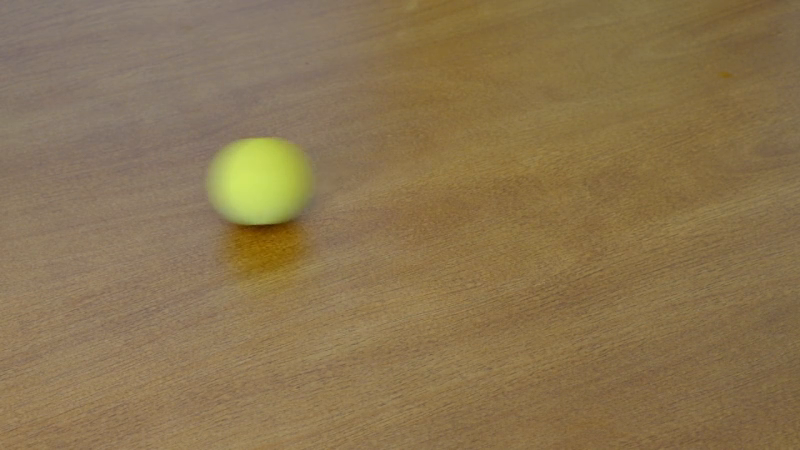
#> input picture frame 36 of lab01/sequencia1.mp4, 800 x 450 px, given in place of Chromakey.mp4, which was not available
$ python teste_atividade2.py
#> lines starting #> are read from the running program, lines starting #| are printed output that depends on the picture
import cv2
import numpy as np
from matplotlib import pyplot as plt
import matplotlib

matplotlib.rcParams['mathtext.fontset'] = 'stix'
matplotlib.rcParams['font.family'] = 'STIXGeneral'

# ----------------------------------------------------------
cap1 = cv2.VideoCapture('lab01/Chromakey.mp4')
cap2 = cv2.VideoCapture('lab01/Clouds.mp4')

n_linhas = int(cap1.get(cv2.CAP_PROP_FRAME_HEIGHT))
n_colunas  = int(cap1.get(cv2.CAP_PROP_FRAME_WIDTH))

# ----------------------------------------------------------
# Gera figura
fig = plt.figure()
ax1 = fig.add_subplot(1,3,1)
ax2 = fig.add_subplot(1,3,2)
# ax3 = fig.add_subplot(1,3,3, adjustable='box', aspect=0.9)

fig_width = 20
fig_height = 6
fig.set_size_inches((fig_width/2.54, fig_height/2.54))
fig.tight_layout()

# ----------------------------------------------------------
ret = True

# Seção de variáveis

ref_color = np.array([82, 156, 223]) # Cor de referência do chromakey no formato HSV
delta = np.array([3, 16, 23]) # A variação entorno da cor de referência que ainda vai ser considerada chromakey

while ret:

    # lê frame dos vídeos
    ret, I1 = cap1.read()
#> I1 is the input picture: shape (450, 800, 3); mean B, G, R 80, 116.3, 138.4
    _, I2 = cap2.read()

    if I1 is None:
        break

    # Algoritmo de detecção de objetos

    # Conversão da imagem original para HSV
    I_HSV = cv2.cvtColor(I1, cv2.COLOR_BGR2HSV)
#> I_HSV: shape (450, 800, 3); mean H, S, V 18, 107.8, 138.6

    # Criação de máscaras
    background_mask = cv2.inRange(I_HSV, ref_color - delta, ref_color + delta)
#> background_mask: shape (450, 800); every value is 0
    front_mask = cv2.bitwise_not(background_mask)
#> front_mask: shape (450, 800); every value is 255

    # Aplicação do vídeo de background na região de chromakey
    I_clouds = cv2.bitwise_and(I2, I2, mask=background_mask)
#> I_clouds: shape (450, 800, 3); every value is 0

    # Remoção da região de chromakey da imagem original
    I_front = cv2.bitwise_and(I1, I1, mask=front_mask)

    # Junção do background de nuvens junto com a imagem original
    I_final = I_front+I_clouds

    # atualiza plot
    ax1.clear()
    ax1.imshow(cv2.cvtColor(I1, cv2.COLOR_BGR2RGB))

    ax2.clear()
    ax2.imshow(background_mask, cmap='gray')
    # ax2.plot([n_colunas/2, n_colunas/2], [0, n_linhas-1], ':')

    '''ax3.clear()
    ax3.plot(np.arange(0, ref_linha.size), ref_linha)
    ax3.set_ylim([0, 260])
    ax3.set_xlim([0, ref_linha.size])
    ax3.set_title('Coluna central da\n imagem binária')'''
    plt.pause(0.001)
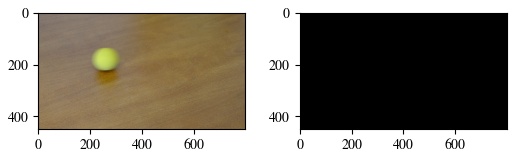
#> figure drawn by matplotlib, 2 panels

print('Processo finalizado!')
cv2.waitKey(0)

$ run again, starting later in the video
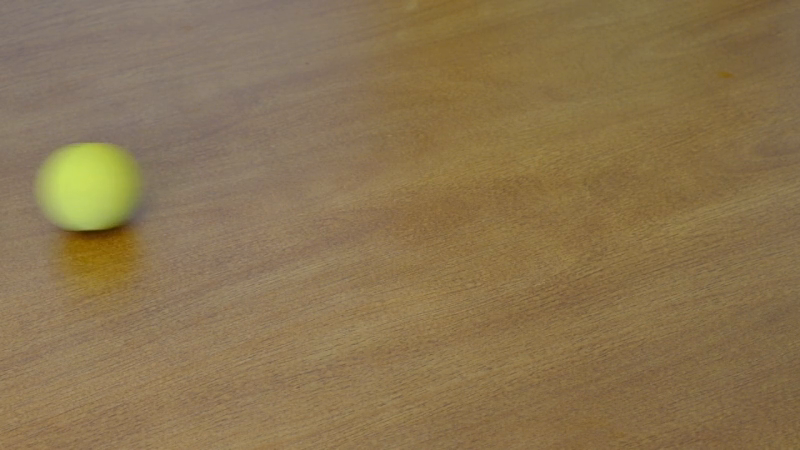
#> input picture frame 162 of lab01/sequencia1.mp4, 800 x 450 px, given in place of Chromakey.mp4, which was not available
#> I1 is the input picture: shape (450, 800, 3); mean B, G, R 80.2, 116.2, 138.4
#> I_HSV: shape (450, 800, 3); mean H, S, V 17.9, 107.6, 138.7
#> background_mask: shape (450, 800); every value is 0
#> front_mask: shape (450, 800); every value is 255
#> I_clouds: shape (450, 800, 3); every value is 0
#> `plt.pause(0.001)`:
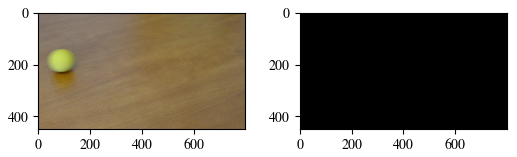
#> figure drawn by matplotlib, 2 panels

$ run again, starting later in the video
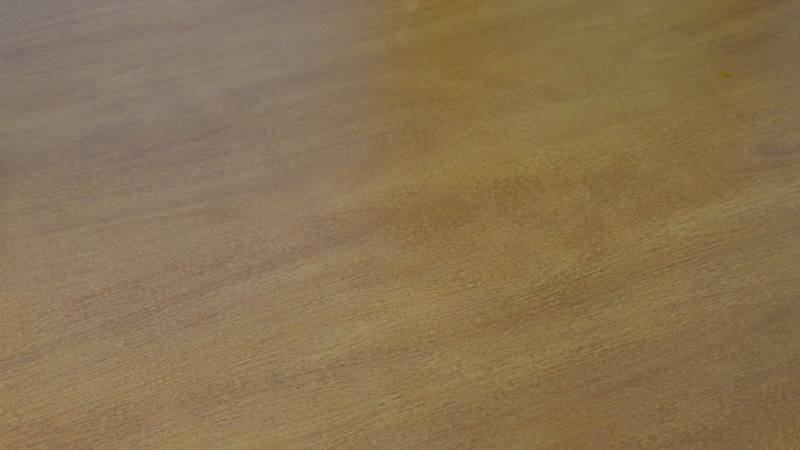
#> input picture frame 288 of lab01/sequencia1.mp4, 800 x 450 px, given in place of Chromakey.mp4, which was not available
#> I1 is the input picture: shape (450, 800, 3); mean B, G, R 81.7, 115.2, 138
#> I_HSV: shape (450, 800, 3); mean H, S, V 17.4, 104.2, 138
#> background_mask: shape (450, 800); every value is 0
#> front_mask: shape (450, 800); every value is 255
#> I_clouds: shape (450, 800, 3); every value is 0
#> `plt.pause(0.001)`:
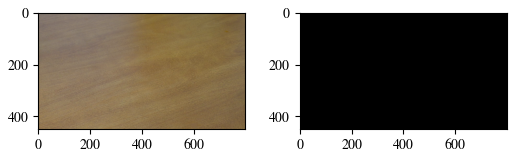
#> figure drawn by matplotlib, 2 panels
